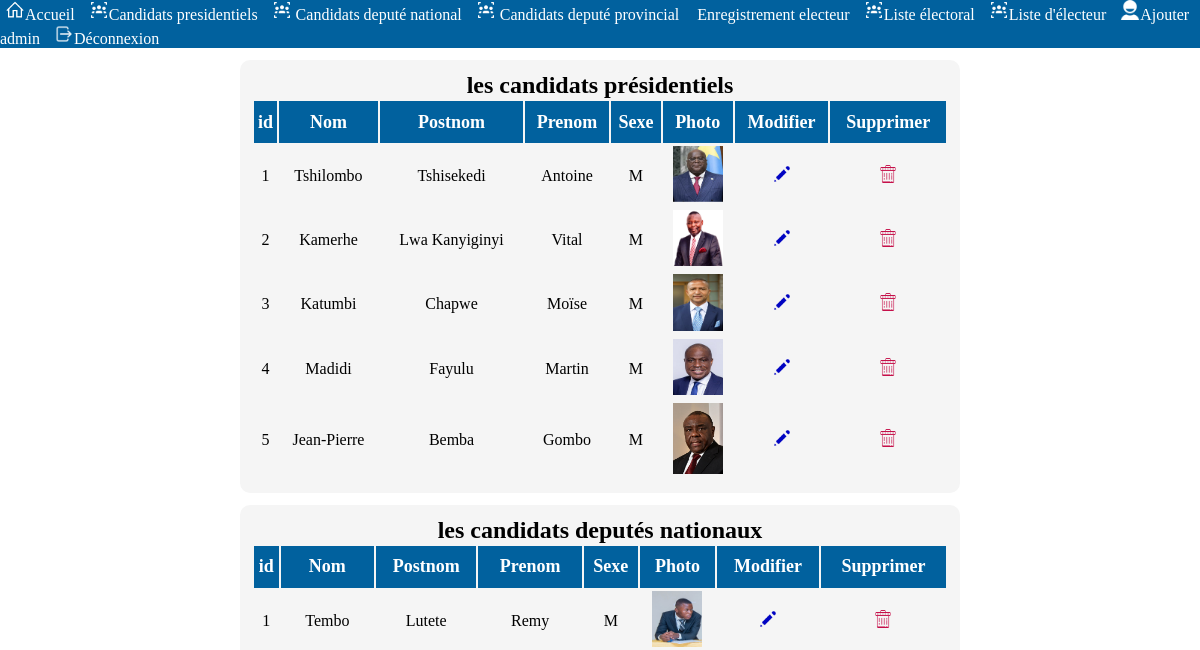
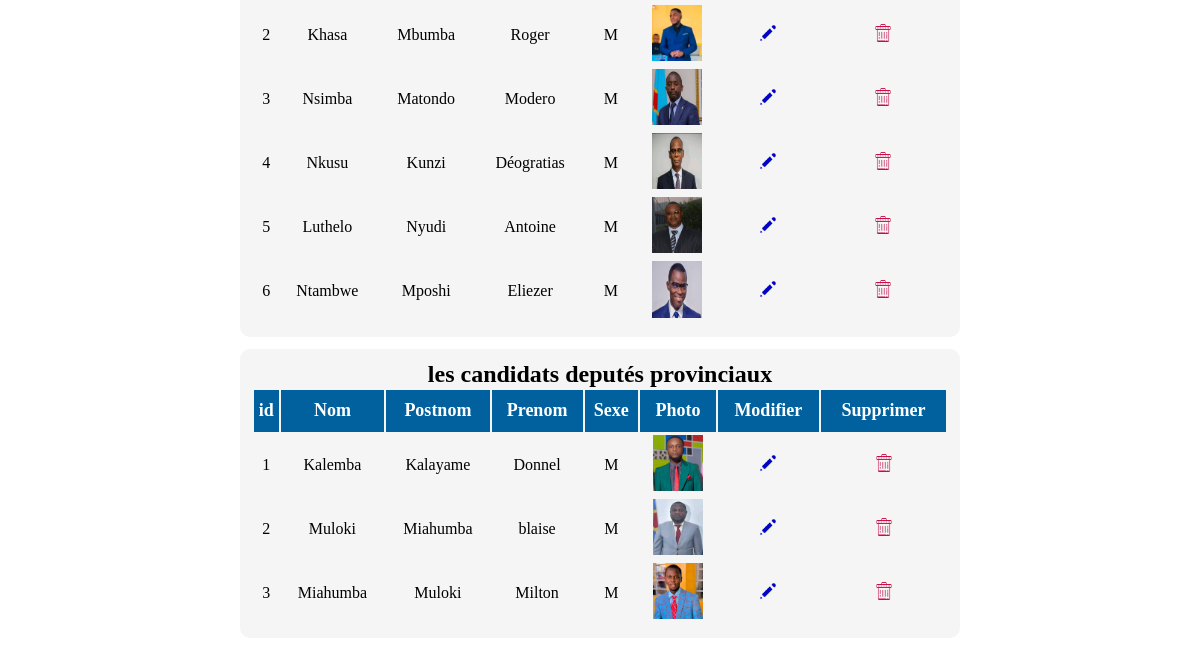
/admin/liste_electoral.php (signed in), run on an earlier commit of the app's database (2 pictures, top to bottom).
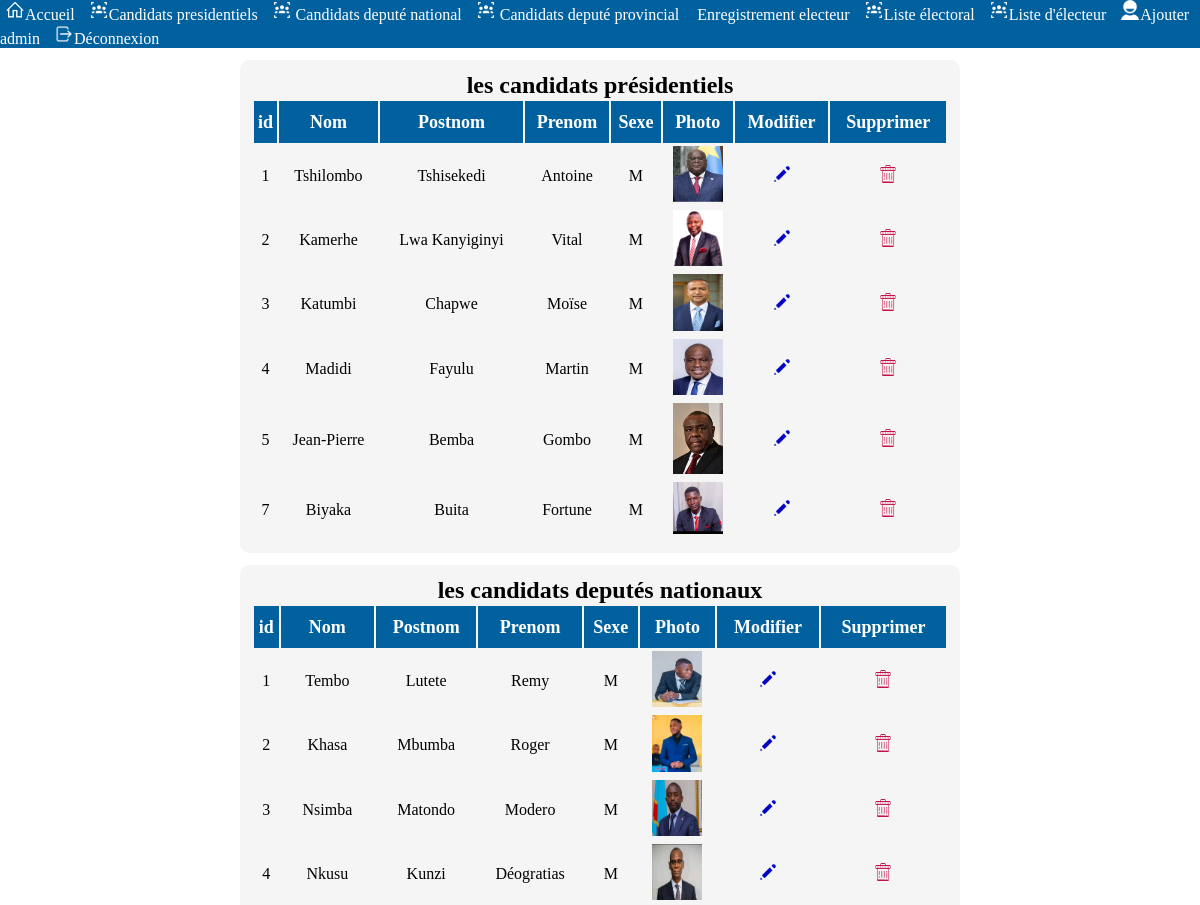
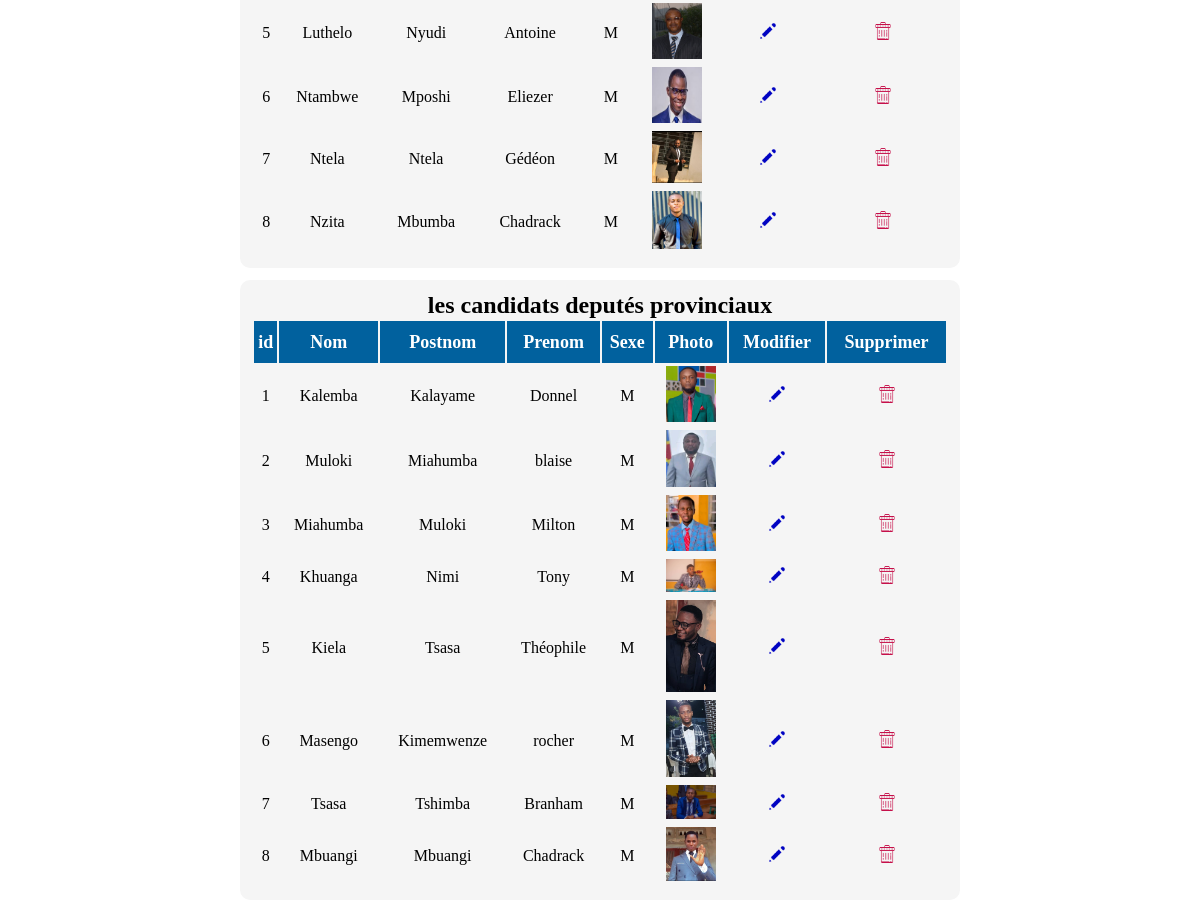
And on a later commit of the database (2 pictures, top to bottom).
### tables this page shows
CREATE TABLE `presidentielle` (
  `id` int(11) NOT NULL,
  `nom` varchar(255) NOT NULL,
  `postnom` varchar(255) NOT NULL,
  `prenom` varchar(255) NOT NULL,
  `sexe` varchar(1) NOT NULL,
  `voies` int(11) NOT NULL,
  `photo` text NOT NULL
);

CREATE TABLE `depute_national` (
  `id` int(11) NOT NULL,
  `nom` varchar(255) NOT NULL,
  `postnom` varchar(255) NOT NULL,
  `prenom` varchar(255) NOT NULL,
  `sexe` varchar(1) NOT NULL,
  `voies` int(11) NOT NULL,
  `photo` text NOT NULL
);

CREATE TABLE `depute_provincial` (
  `id` int(11) NOT NULL,
  `nom` varchar(255) NOT NULL,
  `postnom` varchar(255) NOT NULL,
  `prenom` varchar(255) NOT NULL,
  `sexe` varchar(1) NOT NULL,
  `voies` int(11) NOT NULL,
  `photo` text NOT NULL
);

### admin/liste_electoral.php (the view, shortened to what this page needs)
<?php
if (isset($_SESSION['id'])){
    require '../bdd_conn.php';
    $president = $bdd->query("SELECT * FROM presidentielle");
    $nat = $bdd->query("SELECT * FROM depute_national");
    $pro = $bdd->query("SELECT * FROM depute_provincial");
?>
<!DOCTYPE html>
<html lang="en">
<head>
    <link rel="stylesheet" href="../style/enroler.css">
    <link rel="stylesheet" href="../style/liste_admin.css">
</head>
<body>
        <nav>
            <div class="bar">
            <a href="menu_admin.php"><img src="../img/home.png" alt="">Accueil</a>
                <a href="candidat_president.php"><img src="../img/candidat.png" alt="">Candidats presidentiels</a>
                <a href="candidat_national.php"><img src="../img/candidat.png" alt=""> Candidats deputé national</a>
                <a href="candidat_provincial.php" class="line"><img src="../img/candidat.png" alt=""> Candidats deputé provincial</a>
                <a href="enroler_electeur.php"><img src="../img/plus.png" alt=""> Enregistrement electeur</a>
                <a href="liste_electoral.php"><img src="../img/candidat.png" alt="">Liste électoral</a>
                <a href="liste_electeur.php"><img src="../img/candidat.png" alt="">Liste d'électeur</a>
                <a href="enregistrement.php"><img src="../img/admin.png" alt="">Ajouter admin</a>
                <?php echo'<a href="deconnexion.php"><img src="../img/deconnexion.png" alt="">Déconnexion</a>';?>
            </div>
        </nav>
        <div class="affichage">
        <font>les candidats présidentiels</font>
            <table>
                <th>id</th>
                <th>Nom</th>
                <th>Postnom</th>
                <th>Prenom</th>
                <th>Sexe</th>
                <th>Photo</th>
                <th>Modifier</th>
                <th>Supprimer</th>
                <?php
                    while($aff_pre = $president->fetch()){
                        echo'
                            <tr>
                                <td>'.$aff_pre['id'].'</td>
                                <td>'.$aff_pre['nom'].'</td>
                                <td>'.$aff_pre['postnom'].'</td>
                                <td>'.$aff_pre['prenom'].'</td>
                                <td>'.$aff_pre['sexe'].'</td>
                                <td><img src="../'.$aff_pre['photo'].'" width="50px"></td>
                                <td><a href="modifier.php?id='.$aff_pre['id'].'"><img src="../img/modifier.png" width="20px"></a></td>
                                <td><a href="supprimer.php?id='.$aff_pre['id'].'"><img src="../img/supprimer.png" width="20px"></a></td>
                            </tr>
                        ';
                    }
                ?>
            </table>
        </div>
        <div class="affichage1">
        <font>les candidats deputés nationaux</font>
            <table>
                <th>id</th>
                <th>Nom</th>
                <th>Postnom</th>
                <th>Prenom</th>
                <th>Sexe</th>
                <th>Photo</th>
                <th>Modifier</th>
                <th>Supprimer</th>
                <?php
                    while($aff_nat = $nat->fetch()){
                        echo'
                            <tr>
                                <td>'.$aff_nat['id'].'</td>
                                <td>'.$aff_nat['nom'].'</td>
                                <td>'.$aff_nat['postnom'].'</td>
                                <td>'.$aff_nat['prenom'].'</td>
                                <td>'.$aff_nat['sexe'].'</td>
                                <td><img src="../'.$aff_nat['photo'].'" width="50px"></td>
                                <td><a href="modnat.php?id='.$aff_nat['id'].'"><img src="../img/modifier.png" width="20px"></a></td>
                                <td><a href="suppnat.php?id='.$aff_nat['id'].'"><img src="../img/supprimer.png" width="20px"></a></td>
                            </tr>
                        ';
                    }
                ?>
            </table>
        </div>
        <div class="affichage2">
        <font>les candidats deputés provinciaux</font>
            <table>
                <th>id</th>
                <th>Nom</th>
                <th>Postnom</th>
                <th>Prenom</th>
                <th>Sexe</th>
                <th>Photo</th>
                <th>Modifier</th>
                <th>Supprimer</th>
                <?php
                    while($aff_pro = $pro->fetch()){
                        echo'
                            <tr>
                                <td>'.$aff_pro['id'].'</td>
                                <td>'.$aff_pro['nom'].'</td>
                                <td>'.$aff_pro['postnom'].'</td>
                                <td>'.$aff_pro['prenom'].'</td>
                                <td>'.$aff_pro['sexe'].'</td>
                                <td><img src="../'.$aff_pro['photo'].'" width="50px"></td>
                                <td><a href="modpro.php?id='.$aff_pro['id'].'"><img src="../img/modifier.png" width="20px"></a></td>
                                <td><a href="supppro.php?id='.$aff_pro['id'].'"><img src="../img/supprimer.png" width="20px"></a></td>
                            </tr>
                        ';
                    }
                ?>
            </table>
        </div>
</body>
</html>
<?php }
else{
    header('location:deconnexion.php');
}
?>

### style/enroler.css (style rules this page uses)
body { padding: 0%; margin: 0%; }
.bar { background-color: #01619E; }
.bar a { color: white; padding: 5px; text-decoration: none; }
.bar img { width: 20px; }

### style/liste_admin.css (style rules this page uses)
.affichage, .electeur, .affichage2, .affichage1 { display: flex; flex-wrap: wrap; justify-content: center; padding: 1%; background-color: whitesmoke; margin: 1% 20%; border-radius: 10px; }
.affichage font, .electeur font, .affichage2 font, .affichage1 font { font-size: x-large; font-weight: bolder; }
.affichage table, .electeur table, .affichage2 table, .affichage1 table { text-align: center; width: 100%; }
.affichage table th, .electeur table th, .affichage2 table th, .affichage1 table th { text-align: center; color: white; background-color: #01619E; height: 5vh; font-size: large; }
font { font-size: x-large; font-weight: bolder; }

What changed in the data, as far as the page shows it:
added presidentielle: id "7", nom "Biyaka", postnom "Buita", prenom "Fortune", sexe "M", photo (picture)
added depute_national: id "7", nom "Ntela", postnom "Ntela", prenom "Gédéon", sexe "M", photo (picture)
added depute_national: id "8", nom "Nzita", postnom "Mbumba", prenom "Chadrack", sexe "M", photo (picture)
added depute_provincial: id "4", nom "Khuanga", postnom "Nimi", prenom "Tony", sexe "M", photo (picture)
added depute_provincial: id "5", nom "Kiela", postnom "Tsasa", prenom "Théophile", sexe "M", photo (picture)
added depute_provincial: id "6", nom "Masengo", postnom "Kimemwenze", prenom "rocher", sexe "M", photo (picture)
added depute_provincial: id "7", nom "Tsasa", postnom "Tshimba", prenom "Branham", sexe "M", photo (picture)
added depute_provincial: id "8", nom "Mbuangi", postnom "Mbuangi", prenom "Chadrack", sexe "M", photo (picture)
